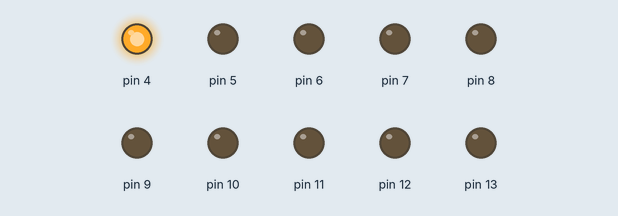
Bench run of a sketch on a simulated Arduino Uno, built with avr-gcc and run on an emulated ATmega328P. On the bench: output pins drawn as LEDs (lit = HIGH).

Above: at 0.15 s.
At 1.35 s:
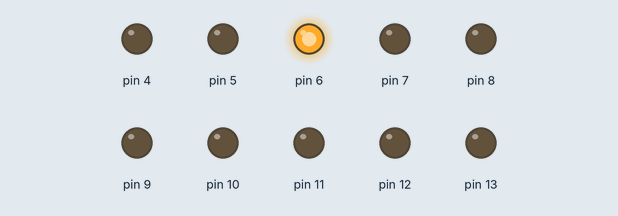
At 2.55 s:
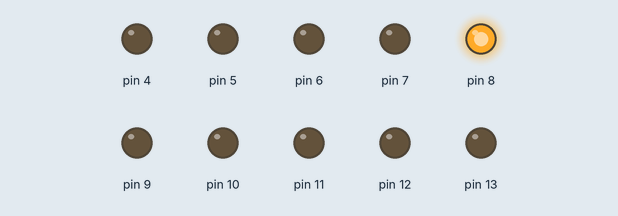
At 5.55 s:
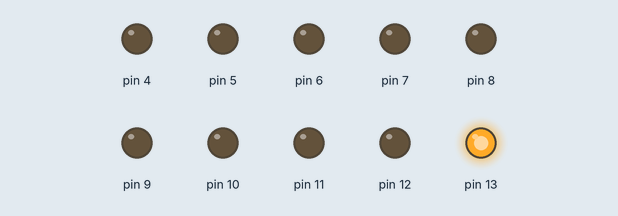
At 8.25 s:
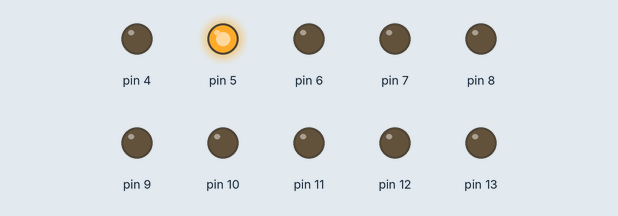
At 10.65 s:
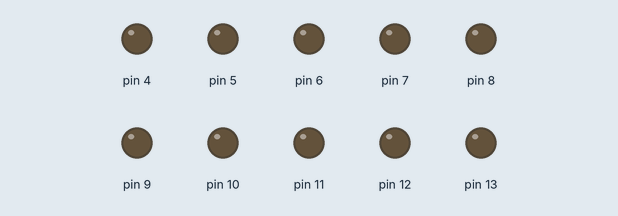
Timing chart, 0 to 10.9 s (numbered marks = the images above):
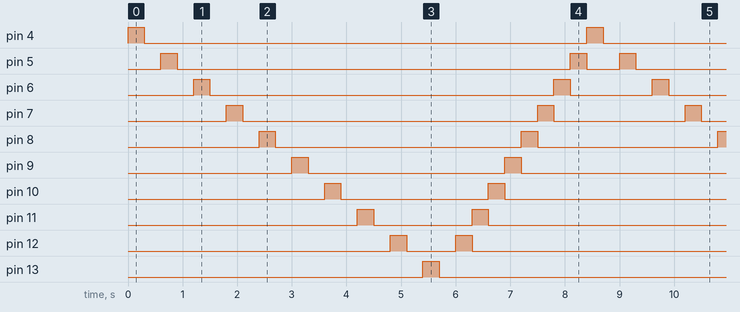

The sketch:

gs_1_LedBar.ino
```cpp
int del = 300;
int first = 4;
int last  = 13;
void setup()
{
  for (int i = first; i <=last; i++)
    pinMode(i, OUTPUT);
}

void loop()
{
       for (int i=first; i<=last; i++) {
                digitalWrite(i, HIGH); delay(del);
                digitalWrite(i, LOW); delay(del);
        }

        for (int i=last-1; i>=first+1; i--) {
                digitalWrite(i, HIGH);
                delay(del);
                digitalWrite(i, LOW);
        }
}
```

Measured:
- by itself, pin 4, pin 13: alternates HIGH for 0.30 s and LOW for 8.1 s
- by itself, pin 5: repeats every 8.4 s: LOW 7.2 s, HIGH 0.30 s, LOW 0.60 s, HIGH 0.30 s
- by itself, pin 6: repeats every 8.4 s: LOW 6.3 s, HIGH 0.30 s, LOW 1.5 s, HIGH 0.30 s
- by itself, pin 7: repeats every 8.4 s: LOW 5.4 s, HIGH 0.30 s, LOW 2.4 s, HIGH 0.30 s
- by itself, pin 8: repeats every 8.4 s: LOW 4.5 s, HIGH 0.30 s, LOW 3.3 s, HIGH 0.30 s
- by itself, pin 9: repeats every 8.4 s: LOW 3.6 s, HIGH 0.30 s, LOW 4.2 s, HIGH 0.30 s
- by itself, pin 10: repeats every 8.4 s: LOW 2.7 s, HIGH 0.30 s, LOW 5.1 s, HIGH 0.30 s
- by itself, pin 11: repeats every 8.4 s: LOW 1.8 s, HIGH 0.30 s, LOW 6.0 s, HIGH 0.30 s
